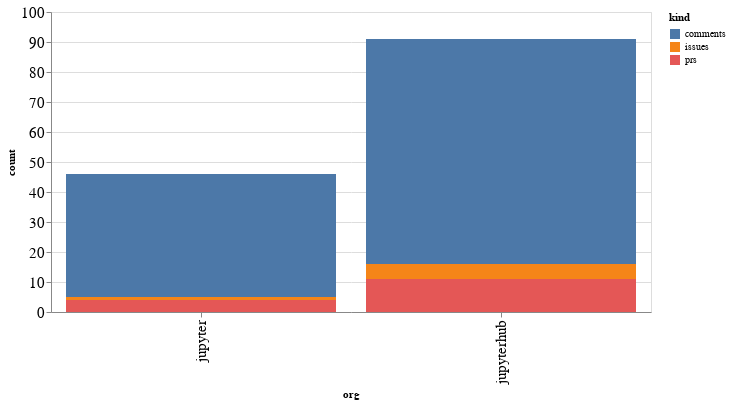

Notebook code cell kept with this figure:
### Code cell
alt.Chart(org_summaries, width=600).mark_bar().encode(
    x='org',
    y='count',
    color='kind',
    tooltip="org"
)

### Figure 1 — Vega-Lite specification as saved in the notebook (floating-point values rounded to 4 significant figures)
{"config": {"axisLeft": {"labelFontSize": 15}, "axisBottom": {"labelFontSize": 15}}, "data": {"name": "data-c429a79d597c200f4c11a8389ca74da9"}, "mark": "bar", "encoding": {"color": {"type": "nominal", "field": "kind"}, "tooltip": {"type": "nominal", "field": "org"}, "x": {"type": "nominal", "field": "org"}, "y": {"type": "quantitative", "field": "count"}}, "width": 600, "$schema": "https://vega.github.io/schema/vega-lite/v4.8.1.json", "datasets": {"data-c429a79d597c200f4c11a8389ca74da9": [{"org": "jupyter", "kind": "comments", "count": 41}, {"org": "jupyter", "kind": "issues", "count": 1}, {"org": "jupyter", "kind": "prs", "count": 4}, {"org": "jupyterhub", "kind": "comments", "count": 75}, {"org": "jupyterhub", "kind": "issues", "count": 5}, {"org": "jupyterhub", "kind": "prs", "count": 11}]}}
